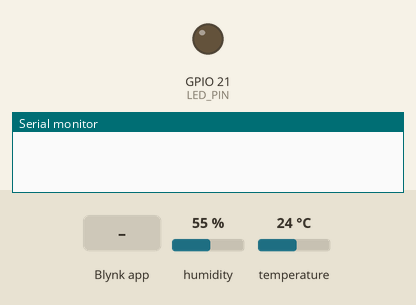
A sketch run on a simulated ESP32. Parts: output pins drawn as LEDs (lit = HIGH), the last lines printed to the serial monitor. The inputs (shaded band) are chosen by the test bench; at power-on: humidity 55 %, temperature 24 °C. WiFi joins after 1.5 s; servers stay silent unless stated.

Above: at 3.0 s.
3.1 s: Blynk app writes 1 to V3
At 4.3 s:
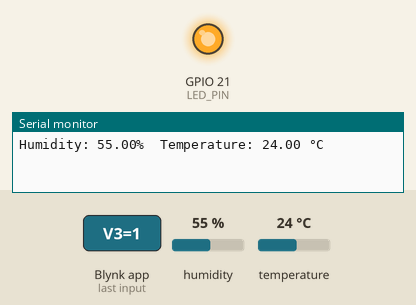
4.6 s: Blynk app writes 0 to V3
At 5.7 s:
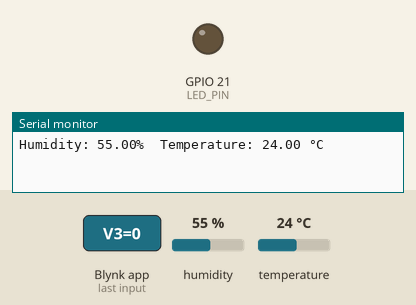
Timing chart, 0 to 7.6 s (numbered marks = the images above; inputs shaded):
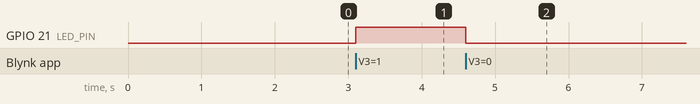

The sketch:

ConnectThinkBoard.ino
```cpp
#define BLYNK_TEMPLATE_ID "TMPL3-zIw4drH"
#define BLYNK_TEMPLATE_NAME "ThinkIOT"

#define BLYNK_AUTH_TOKEN "EmyoTZtnQtMdI8O8o_jPO_Ic_E26mFlD"

#include <DHTesp.h>
#include <BlynkSimpleEsp32.h>
#define DHTPIN 15
#define LED_PIN 21

DHTesp dht;
char auth[] = BLYNK_AUTH_TOKEN;
char ssid[] = "Wokwi-GUEST";
char pass[] = "";

BlynkTimer timer;

void setup() {
  pinMode(LED_PIN, OUTPUT);
  Serial.begin(115200);
  dht.setup(DHTPIN, DHTesp::DHT22); // Initialize DHT sensor
  Blynk.begin(auth, ssid, pass);
  timer.setInterval(2000L, sendDHTData); // Send DHT data every 2 seconds
}

BLYNK_WRITE(V3) {
  int buttonState = param.asInt();
  if (buttonState == 1) {
    digitalWrite(LED_PIN, HIGH);
  } else {
    digitalWrite(LED_PIN, LOW);
  }
}

void sendDHTData() {
  float t = dht.getTemperature();
  float h = dht.getHumidity();

  if (isnan(h) || isnan(t)) {
    Serial.println("Failed to read from DHT sensor!");
    return;
  }

  Blynk.virtualWrite(V0, t);
  Blynk.virtualWrite(V1, h);

  Serial.print("Humidity: ");
  Serial.print(h);
  Serial.print("%\t");
  Serial.print("Temperature: ");
  Serial.print(t);
  Serial.println(" °C");
}

void loop() {
  Blynk.run();
  timer.run();
}
```

Measured:
- after the input at 3.1 s, GPIO 21 (LED_PIN): LOW → HIGH at once
- after the input at 4.6 s, GPIO 21 (LED_PIN): HIGH → LOW at once
